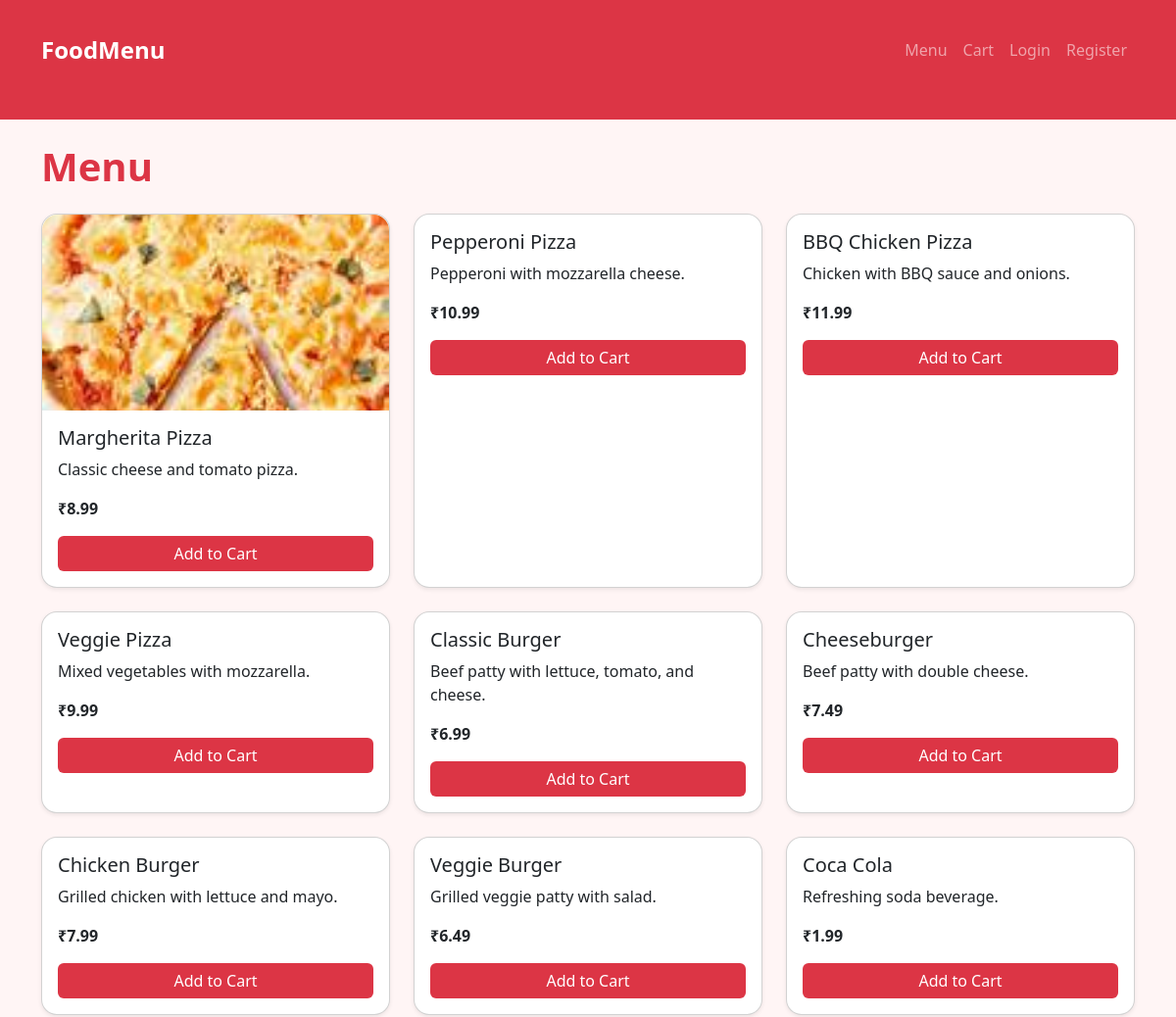
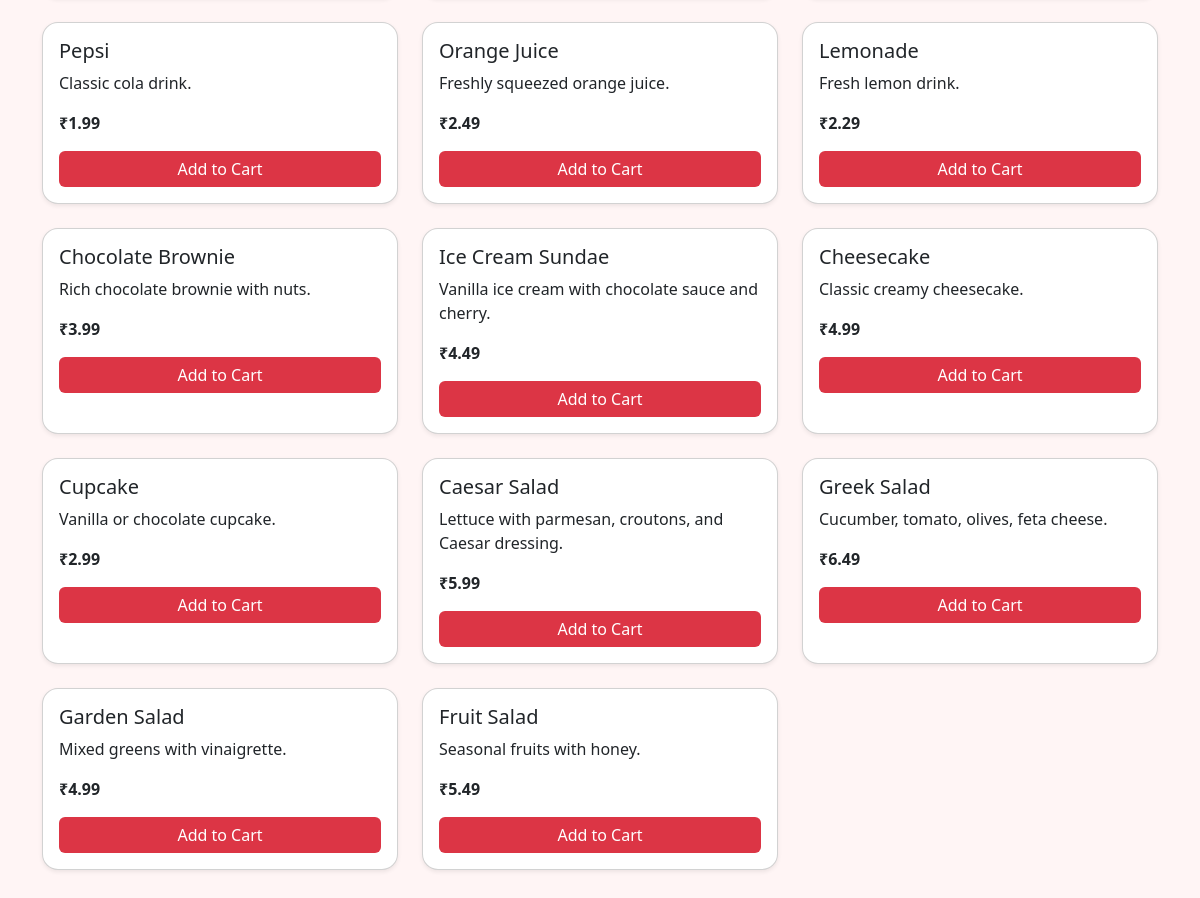
The page / on the database its author committed (2 pictures, top to bottom).
### menu/models.py (models this page shows, shortened)
class Item(models.Model):
    name = models.CharField(max_length=100)
    description = models.TextField()
    price = models.DecimalField(max_digits=8, decimal_places=2)
    category = models.ForeignKey(Category, on_delete=models.CASCADE)
    available = models.BooleanField(default=True)
    image = models.ImageField(upload_to='menu_images/', null=True, blank=True)

### menu/views.py (the view)
# urls.py: path('', include('menu.urls')),
def menu(request):
    items = Item.objects.filter(available=True)
    return render(request, 'menu/menu.html', {'items': items})

### menu/templates/menu/menu.html
{% extends 'menu/base.html' %}
{% block content %}
<h1 class="text-danger mb-4">Menu</h1>
<div class="row">
  {% for item in items %}
  <div class="col-md-4 mb-4">
    <div class="card h-100 shadow-sm">
      {% if item.image %}
      <img src="{{ item.image.url }}" class="card-img-top" alt="{{ item.name }}">
      {% endif %}
      <div class="card-body">
        <h5 class="card-title">{{ item.name }}</h5>
        <p class="card-text">{{ item.description }}</p>
        <p class="fw-bold">₹{{ item.price }}</p>
        <a href="{% url 'add_to_cart' item.id %}" class="btn btn-danger w-100">Add to Cart</a>
      </div>
    </div>
  </div>
  {% endfor %}
</div>
{% endblock %}

### menu/templates/menu/base.html (shortened to what this page needs)
{% load static %}
<!DOCTYPE html>
<html lang="en">
<head>
  <link href="https://cdn.jsdelivr.net/npm/bootstrap@5.3.2/dist/css/bootstrap.min.css" rel="stylesheet">
  <link rel="stylesheet" href="{% static 'menu/css/style.css' %}">
</head>
<body>
<nav class="navbar navbar-expand-lg navbar-dark bg-danger">
  <div class="container">
    <a class="navbar-brand" href="{% url 'menu' %}">FoodMenu</a>
    <div class="collapse navbar-collapse" id="navbarNav">
      <ul class="navbar-nav ms-auto">
        <li class="nav-item"><a class="nav-link" href="{% url 'menu' %}">Menu</a></li>
        <li class="nav-item"><a class="nav-link" href="{% url 'cart' %}">Cart</a></li>
        {% if user.is_authenticated %}
          <li class="nav-item"><span class="nav-link">Hello, {{ user.username }}</span></li>
          <li class="nav-item">
            <form method="post" action="{% url 'logout' %}" class="d-inline">
              {% csrf_token %}
              <button type="submit" class="btn btn-link nav-link" style="padding:10;">Logout</button>
            </form>
          </li>
        {% else %}
          <li class="nav-item"><a class="nav-link" href="{% url 'login' %}">Login</a></li>
          <li class="nav-item"><a class="nav-link" href="{% url 'register' %}">Register</a></li>
        {% endif %}
      </ul>
    </div>
  </div>
</nav>
<div class="container mt-4">
  {% block content %}{% endblock %}
</div>
</body>
</html>

### menu/static/menu/css/style.css (style rules this page uses)
body { background-color: #fff5f5; font-family: 'Segoe UI', Tahoma, Geneva, Verdana, sans-serif; }
.container { margin-top: 20px; margin-bottom: 40px; }
.card { border-radius: 1rem; transition: transform 0.2s, box-shadow 0.2s; }
.navbar-brand { font-weight: bold; font-size: 1.5rem; }
.nav-link { font-weight: 500; transition: color 0.2s; }
.btn-danger { background-color: #dc3545; border: none; transition: background-color 0.2s, transform 0.2s; }
h1, h2 { font-weight: bold; color: #dc3545; }
.card-img-top { border-top-left-radius: 1rem; border-top-right-radius: 1rem; object-fit: cover; height: 200px; }

### rows shown on the page
Item: image (picture), name "Margherita Pizza", description "Classic cheese and tomato pizza.", price "8.99"
Item: name "Pepperoni Pizza", description "Pepperoni with mozzarella cheese.", price "10.99"
Item: name "BBQ Chicken Pizza", description "Chicken with BBQ sauce and onions.", price "11.99"
Item: name "Veggie Pizza", description "Mixed vegetables with mozzarella.", price "9.99"
Item: name "Classic Burger", description "Beef patty with lettuce, tomato, and cheese.", price "6.99"
Item: name "Cheeseburger", description "Beef patty with double cheese.", price "7.49"
Item: name "Chicken Burger", description "Grilled chicken with lettuce and mayo.", price "7.99"
Item: name "Veggie Burger", description "Grilled veggie patty with salad.", price "6.49"
Item: name "Coca Cola", description "Refreshing soda beverage.", price "1.99"
Item: name "Pepsi", description "Classic cola drink.", price "1.99"
Item: name "Orange Juice", description "Freshly squeezed orange juice.", price "2.49"
Item: name "Lemonade", description "Fresh lemon drink.", price "2.29"
Item: name "Chocolate Brownie", description "Rich chocolate brownie with nuts.", price "3.99"
Item: name "Ice Cream Sundae", description "Vanilla ice cream with chocolate sauce and cherry.", price "4.49"
Item: name "Cheesecake", description "Classic creamy cheesecake.", price "4.99"
Item: name "Cupcake", description "Vanilla or chocolate cupcake.", price "2.99"
Item: name "Caesar Salad", description "Lettuce with parmesan, croutons, and Caesar dressing.", price "5.99"
Item: name "Greek Salad", description "Cucumber, tomato, olives, feta cheese.", price "6.49"
Item: name "Garden Salad", description "Mixed greens with vinaigrette.", price "4.99"
Item: name "Fruit Salad", description "Seasonal fruits with honey.", price "5.49"
